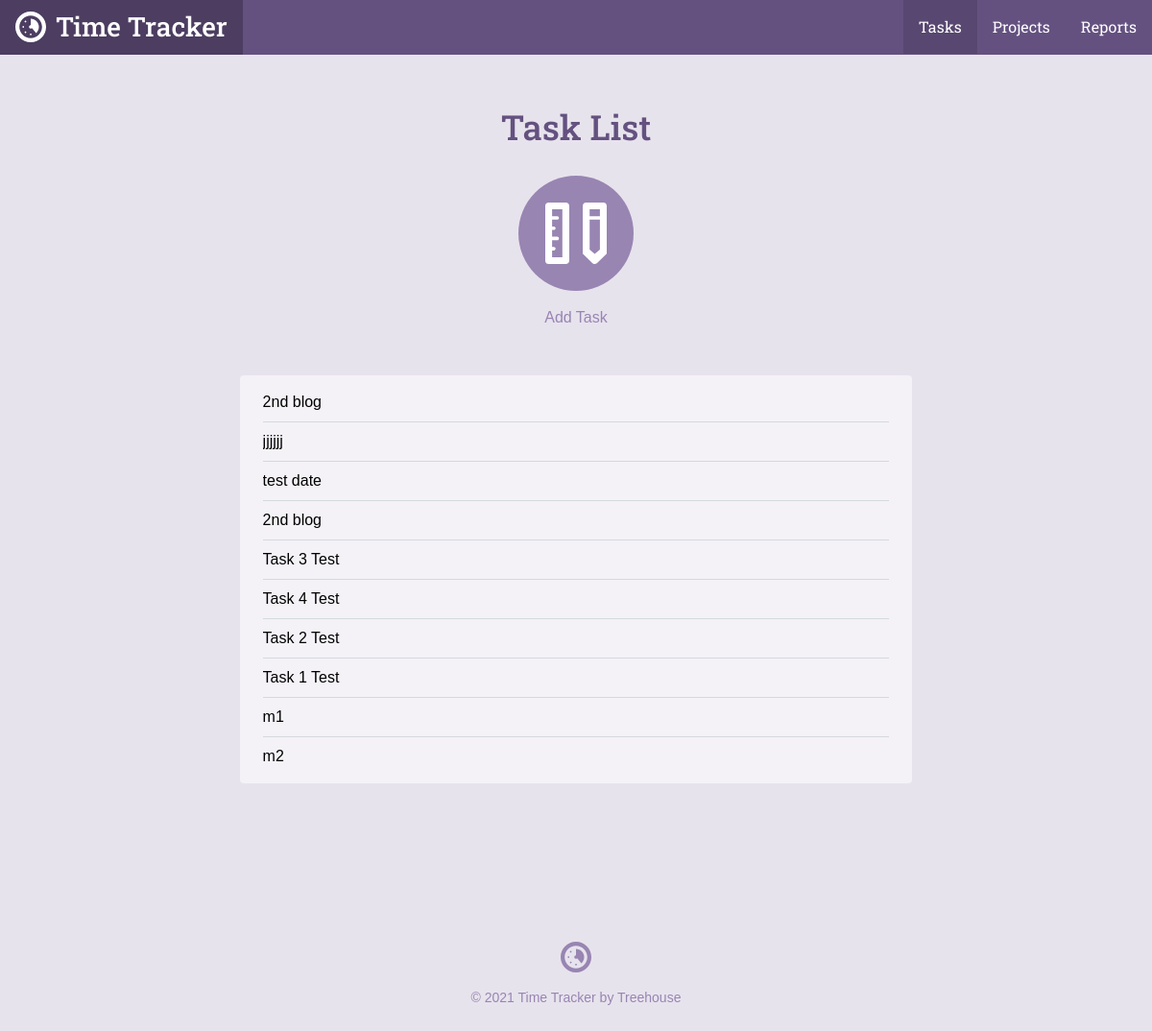
The page /task_list.php on the database its author committed.
### tables this page shows
CREATE TABLE `tasks` (
	`task_id`	INTEGER PRIMARY KEY AUTOINCREMENT,
	`project_id`	INTEGER,
	`title`	TEXT,
	`date`	INTEGER NOT NULL,
	`time`	TEXT NOT NULL
);

### inc/functions.php (called while the page is built, shortened)
<?php
function get_task_list($filter = null) {
  include('connection.php');
  $sql = 'SELECT tasks.*, projects.title AS project FROM tasks
  JOIN projects ON tasks.project_id = projects.project_id';
  $where = '';
  $orderBy = ' ORDER BY date DESC';
  try {
    $results = $db->prepare($sql . $where . $orderBy);
    $results->execute();
  } catch (Exception $e) {
    echo "Error!: " . $e->getMessage() . "</br>";
    return array();
  }
  return $results->fetchAll(PDO::FETCH_ASSOC);
}

### task_list.php (the view, shortened to what this page needs)
<?php
require 'inc/functions.php';
include 'inc/header.php';
?>
<div class="section catalog random">
    <div class="col-container page-container">
        <div class="col col-70-md col-60-lg col-center">
            <h1 class="actions-header">Task List</h1>
            <div class="actions-item">
                <a class="actions-link" href="task.php">
                    <span class="actions-icon">
                        <svg viewbox="0 0 64 64"><use xlink:href="#task_icon"></use></svg>
                    </span>
                Add Task</a>
            </div>
            <div class="form-container">
              <ul class="items">
                <?php
                foreach (get_task_list() as $item) {
                  echo "<li>" . $item['title'] . "</li>";
                }
                ?>
              </ul>
            </div>
        </div>
    </div>
</div>
<?php include("inc/footer.php"); ?>

### css/style.css (style rules this page uses)
*,:after,:before { box-sizing:border-box }
html { font-family:sans-serif;-ms-text-size-adjust:100%;-webkit-text-size-adjust:100% }
body { margin:0 }
a { background-color:transparent }
h1 { font-size:2em;margin:.67em 0 }
svg:not(:root) { overflow:hidden }
html { font-size:100%;line-height:1.5;-webkit-tap-highlight-color:transparent }
body { font-size:1rem;font-family:"Gotham Rounded A","Gotham Rounded B","Helvetica",Helvetica,Arial,sans-serif;font-style:normal;font-weight:400 }
.col { float:left;width:100% }
.col-container:before,.col-container:after { content:" ";display:table }
.col-container:after { clear:both }
.col-center { float:none;margin:0 auto }
@media screen and (min-width: 680px) { .col-70-md { width:70% !important } }
@media screen and (min-width: 960px) { .col-60-lg { width:60% !important } }
h1,h2,h3,h4,h5,h6 { color:#40484a;display:block;font-weight:500;margin:0;text-rendering:optimizeLegibility }
h1 { font-size:2.25rem }
a { color:#3f8abf;cursor:pointer;transition:color 300ms 0s ease;text-decoration:none }
ul,ol { margin:0;padding:0 0 0 2rem }
body { background-color:#e7e3ed }
h1,h2,h3,h4,h5,h6 { color:#645180;font-family:"Roboto Slab", Helvetica, Arial, sans-serif }
.col-container { margin:0 auto;max-width:1200px }
.actions-header { margin-bottom:1.5rem }
.actions-item { margin:0 1.5rem }
@media screen and (min-width: 680px) { .actions-item { display:inline-block;float:left } }
.page-container .actions-item { float:none }
.actions-link { transition:color 200ms ease-in-out;color:#9885b2;display:block }
@media screen { .actions-link { margin-bottom:2rem } }
@media screen and (min-width: 680px) { .actions-link { margin-bottom:0 } }
.actions-icon { width:120px;height:120px;transition:background 200ms ease-in-out;display:block;background-color:#9885b2;border-radius:9999px }
@media screen { .actions-icon { margin-bottom:.5rem } }
@media screen and (min-width: 680px) { .actions-icon { margin-bottom:1rem } }
.actions-icon svg { width:64px;height:64px;margin-top:28px;fill:#fff;display:inline-block }
.page-container .actions-icon { margin-left:auto;margin-right:auto }
.page-container { text-align:center }
@media screen { .page-container { padding:1.5rem 1rem 0 1rem } }
@media screen and (min-width: 680px) { .page-container { padding-top:3rem } }
.form-container { background-color:#f4f2f7;border-radius:4px }
@media screen { .form-container { padding:.5rem 1.5rem;margin-top:.5rem;margin-bottom:1.5rem } }
@media screen and (min-width: 680px) { .form-container { padding:.5rem 1.5rem;margin-top:3rem;margin-bottom:0 } }
.items { list-style:none;overflow:hidden;padding:0;margin:0 }
.items li { position:relative;text-align:left;border-bottom:solid 1px #d4d9dd;padding-top:.5rem;padding-bottom:.5rem }
.items li:last-child { border-bottom:none !important }

### rows shown on the page
tasks: title "2nd blog"
tasks: title "jjjjjj"
tasks: title "test date"
tasks: title "2nd blog"
tasks: title "Task 3 Test"
tasks: title "Task 4 Test"
tasks: title "Task 2 Test"
tasks: title "Task 1 Test"
tasks: title "m1"
tasks: title "m2"
